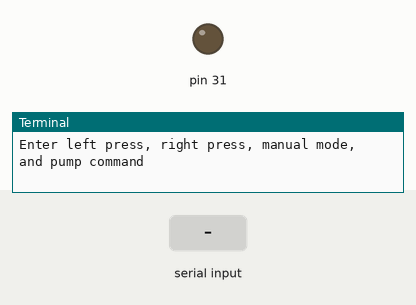
This program was run on a simulated Raspberry Pi (header pin numbers). On the bench: output pins drawn as LEDs (lit = HIGH), the last lines printed to the terminal. Inputs (shaded band) come from the test bench. The clock reads 2024-03-15 10:24:30 at power-on unless the program sets it.

Above: at 1.2 s.
1.3 s: "5" typed at the terminal, then Enter
At 1.4 s:
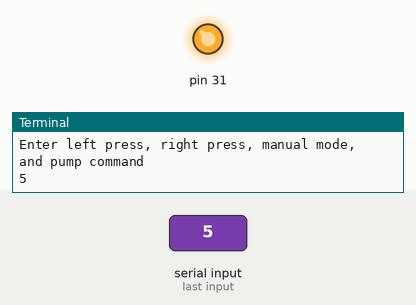
Timing chart, 0 to 4.3 s (numbered marks = the images above; inputs shaded):
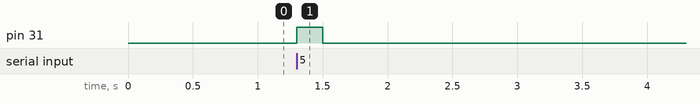

Measured:
- after the input at 1.3 s, pin 31: LOW → HIGH at once, → LOW 0.20 s later

The program:

serialTest2.py
```python
#!/usr/bin/env python

#works!  check the ground!!

#also collaborate inputs into outgoing data
#currently takes properly formatted string as input
#this will end up being the backend for the airbag control system


import serial
import RPi.GPIO as GPIO
import time
import io
import binascii
from time import sleep

GPIO.setwarnings(False)
GPIO.setmode(GPIO.BOARD)
GPIO.setup(31, GPIO.OUT, initial=GPIO.LOW)              #enable pin, high for send, low for receive

#holds statuses for system components
pump_s = 0
leftFill_s = 0
rtFill_s = 0
leftDump_s = 0
rtDump_s = 0
leftSetting_s = 0
rtSetting_s = 0
leftPress_s = 0
rtPress_s = 0
mode_s = 0

def sendMessage(message):
    GPIO.output(31,1)
    sleep(.1)
    for m in message:
        ser.write(str.encode(m, encoding="ascii"))

    sleep(.1)
    GPIO.output(31, 0)
    print(message)

ser = serial.Serial(
    port='/dev/ttyAMA1',
    baudrate = 9600,
    parity=serial.PARITY_NONE,
    stopbits=serial.STOPBITS_ONE,
    bytesize=serial.EIGHTBITS,
    timeout=1
)


bad_chars = '<>'
msgInterval = 3
msgTime = time.time()
while True:
    sendMessage(input("Enter left press, right press, manual mode, and pump command"))  # sending message  <left press, right press, auto(0)/manual(1), pump off(0)/on(1)>

    '''
    t1 = time.time()
    if t1 - msgTime >= msgInterval:
        GPIO.output(31, 1)
        sleep(.1)
        msgTime = time.time()

        for x in i:
            ser.write(str.encode(x, encoding="ascii"))
            print(str(x))
        sleep(.1)
        GPIO.output(31, 0)
    '''
    if(ser.in_waiting > 0):

        try:
            line = ser.readline()           #byte object
            d_line = line.decode("ascii")   #str object
            for c in bad_chars:
                d_line = d_line.replace(c, "")

            status = [int(x) for x in d_line.split(',') if x.strip().isdigit()]
            pump_s = status[0]
            leftFill_s = status[1]
            rtFill_s = status[2]
            leftDump_s = status[3]
            rtDump_s = status[4]
            leftSetting_s = status[5]
            rtSetting_s = status[6]
            leftPress_s = status[7]
            rtPress_s = status[8]
            mode_s = status[9]
        except Exception as e:
            print(e)
            pass
```
